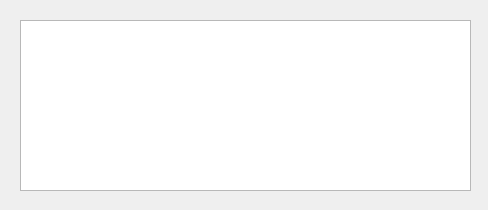
<?xml version="1.0" encoding="UTF-8"?>
<ui version="4.0">
 <class>Form</class>
 <widget class="QWidget" name="Form">
  <property name="geometry">
   <rect>
    <x>0</x>
    <y>0</y>
    <width>488</width>
    <height>210</height>
   </rect>
  </property>
  <property name="windowTitle">
   <string>Form</string>
  </property>
  <widget class="QPlainTextEdit" name="plainTextEdit">
   <property name="geometry">
    <rect>
     <x>20</x>
     <y>20</y>
     <width>451</width>
     <height>171</height>
    </rect>
   </property>
  </widget>
 </widget>
 <resources/>
 <connections/>
</ui>
